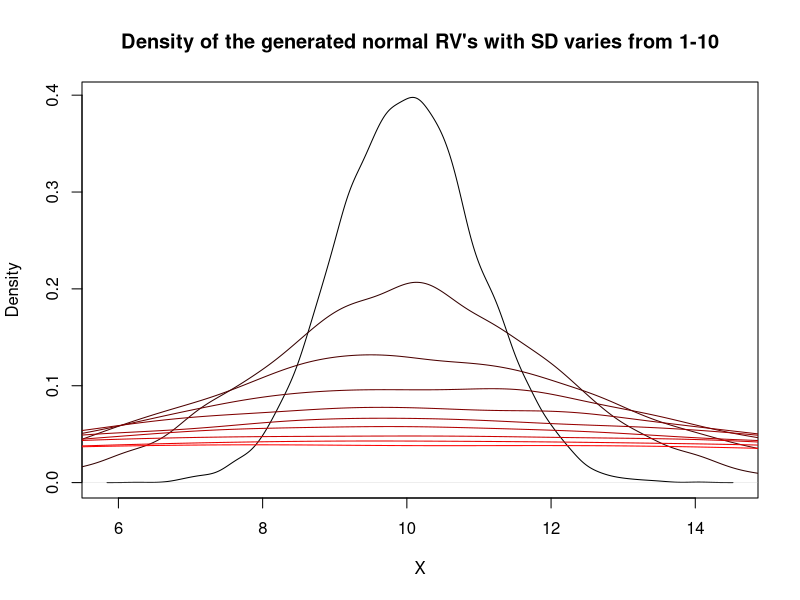
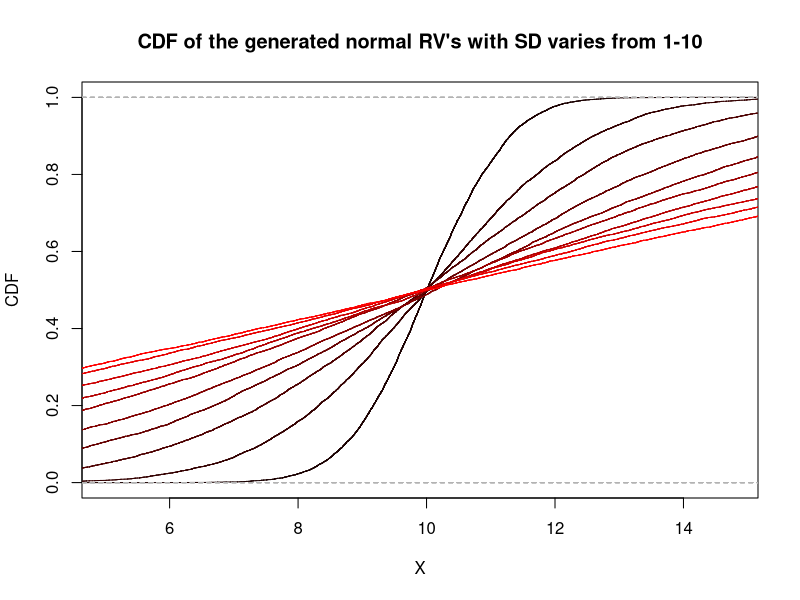

R code for these plots, in order:
## ---- chunk 1
distribution.change<-function(m,sd){
n<- 10000
return(rnorm(n,m,sd))
}
## ---- chunk 2
for(i in 1:10){
  X<-distribution.change(10,i)
  if(i>1){
    lines(density(X),col=rgb(i/10,0,0))     #rbg() can be replace by col=i for colorfulness
    
  }else{
    plot(density(X), col=i, ylab = "Density", xlab = "X",main="Density of the generated normal RV's with SD varies from 1-10")
  }
}

## ---- chunk 3
for(i in 1:10){
  X<-distribution.change(10,i)
  if(i>1){
    lines(ecdf(X),col=rgb(i/10,0,0)) #rbg() can be replace by col=i for colorfulness
  }else{
    plot(ecdf(X), col=rgb(i/10,0,0), ylab = "CDF", xlab = "X",main="CDF of the generated normal RV's with SD varies from 1-10")
  }
}

